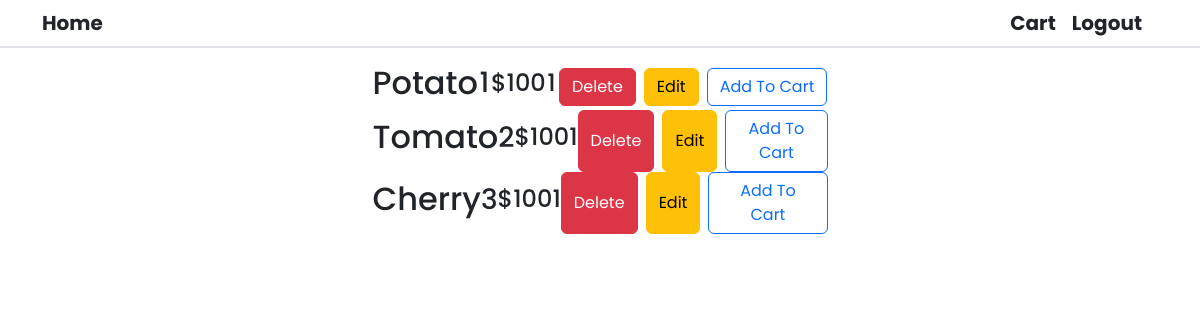
Screenshot of /products (signed in) with the database file from the repository.
### website/models.py (models this page shows)
class Product(db.Model):
    productId = db.Column(db.Integer(), primary_key=True, autoincrement=True)
    productName = db.Column(db.String(100), nullable=False)
    unit = db.Column(db.String(50), nullable=False)
    rate = db.Column(db.Integer(), nullable=False)
    quantity = db.Column(db.Integer(), nullable=False)
    categoryId = db.Column(db.Integer(), db.ForeignKey(
        'category.categoryId'), nullable=False)

### website/views.py (the view)
@views.route('/products')
@login_required
def Products():
    products = Product.query.all()
    category = Category.query.all()
    return render_template('Products.html', products=products, category=category)

### website/templates/Products.html (shortened to what this page needs)
{%extends 'Base.html'%} {%block title%}Products{%endblock%} {%block content%}
<div class="container">
  {%for product in products%}
  <div
    class="d-flex flex-row align-items-center justify-content-between col-5 mx-auto"
  >
    <h2>{{product.productName}}</h2>
    <h3>{{product.productId}}</h3>
    <h4>${{product.rate}}</h4>
    <h4>{{product.categoryId}}</h4>
    <div class="d-flex flex-row">
      <button class="btn btn-danger me-2">Delete</button>
      <button class="btn btn-warning">Edit</button>
      <a
        href="/api/addToCart?id={{product.productId}}&quantity=5"
        class="btn btn-outline-primary ms-2"
        >Add To Cart</a
      >
    </div>
  </div>
  {%endfor%}
</div>
{%endblock%}

### website/static/style.css (style rules this page uses)
html { margin: 0; padding: 0; }
body { font-family: "Poppins", sans-serif; font-weight: 400; }
a { text-decoration: none; color: inherit; }

### rows the page displays
Product: productName "Potato", productId "1", rate "100", categoryId "1"
Product: productName "Tomato", productId "2", rate "100", categoryId "1"
Product: productName "Cherry", productId "3", rate "100", categoryId "1"
